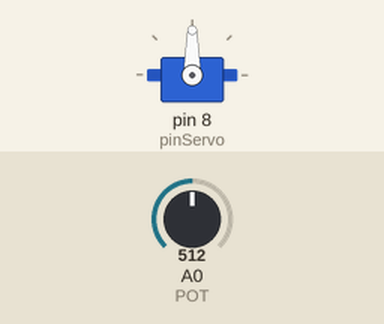
A sketch run on a simulated Arduino Uno, built with avr-gcc and run on an emulated ATmega328P. On the bench: servo. The inputs (shaded band) are chosen by the test bench; at power-on: A0 (POT) = 512.

Above: at 1.2 s.
1.3 s: A0 (POT) set to 716
At 2.5 s:
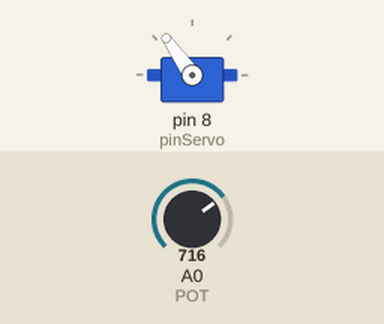
2.8 s: A0 (POT) set to 900
At 3.5 s:
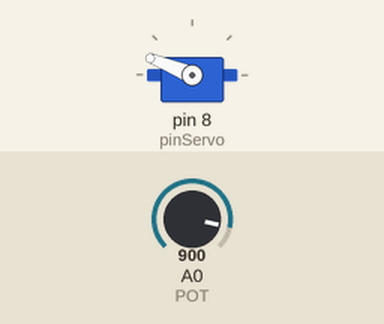
4.3 s: A0 (POT) set to 1023
At 4.9 s:
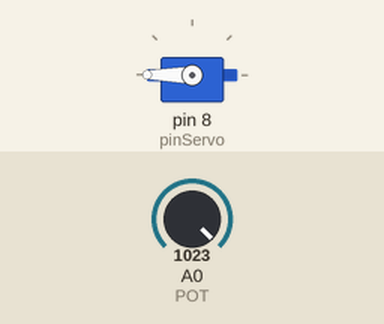
5.8 s: A0 (POT) set to 306
At 7.0 s:
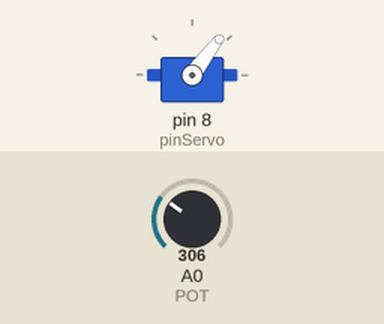
7.3 s: A0 (POT) set to 122
At 8.4 s:
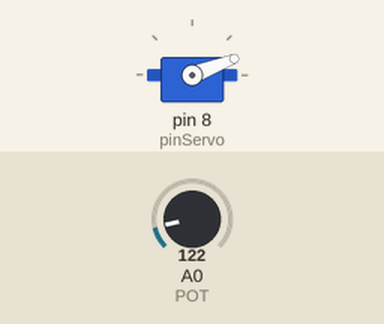
Timing chart, 0 to 9.8 s (numbered marks = the images above; inputs shaded):
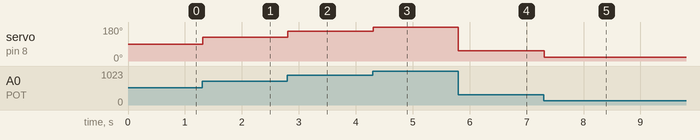

Measured:
- after the input at 1.3 s, servo on pin 8 (pinServo): 90° → 125° at once
- after the input at 2.8 s, servo on pin 8 (pinServo): 125° → 158° at once
- after the input at 4.3 s, servo on pin 8 (pinServo): 158° → 180° at once
- after the input at 5.8 s, servo on pin 8 (pinServo): 180° → 53° at once
- after the input at 7.3 s, servo on pin 8 (pinServo): 53° → 21° at once

The sketch:

servo_control_petentiometer.ino
```cpp
# include  <Servo.h> // Подключение библиотеки Servo
Servo servo1;  // Создание объекта servo1 класса Servo
const  int  pinServo =  8 ;  // Пин для подключения сервопривода
const  int  POT =  0 ;  // Аналоговый вход A0 для подключения  потенциометра
int  valpot =  0 ;  // Переменная для хранения значения  потенциометра
int  angleServo =  0 ;  // Переменная для хранения угла  поворота сервопривода
void  setup  ()  {
servo1.attach(pinServo);  // Подключение сервопривода  к выводу pinServo
}
void  loop  ()  {
valpot = analogRead(POT);  // Чтение данных потенциометра
angleServo =  map (valpot,  0 ,  1023 ,  0 ,  180 );  // Масштабирование  значения к
//интервалу 0-180
servo1.write(angleServo);  // Поворот сервопривода  на полученный угол
delay( 15 );  // Пауза для ожидания поворота сервопривода
}
```
